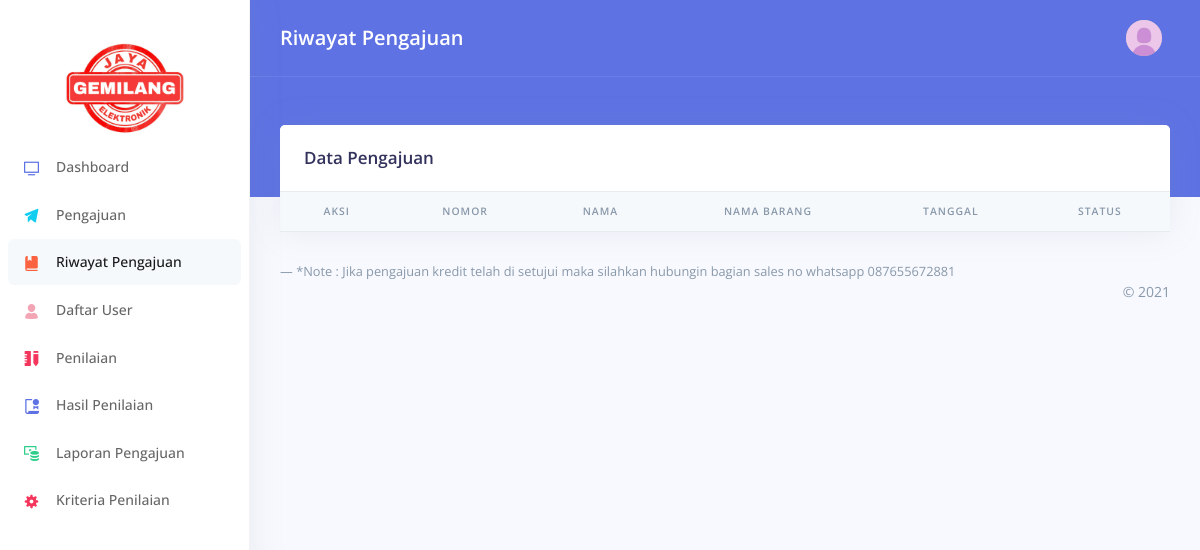
Before: /index.php/submissionhist with the older database file.
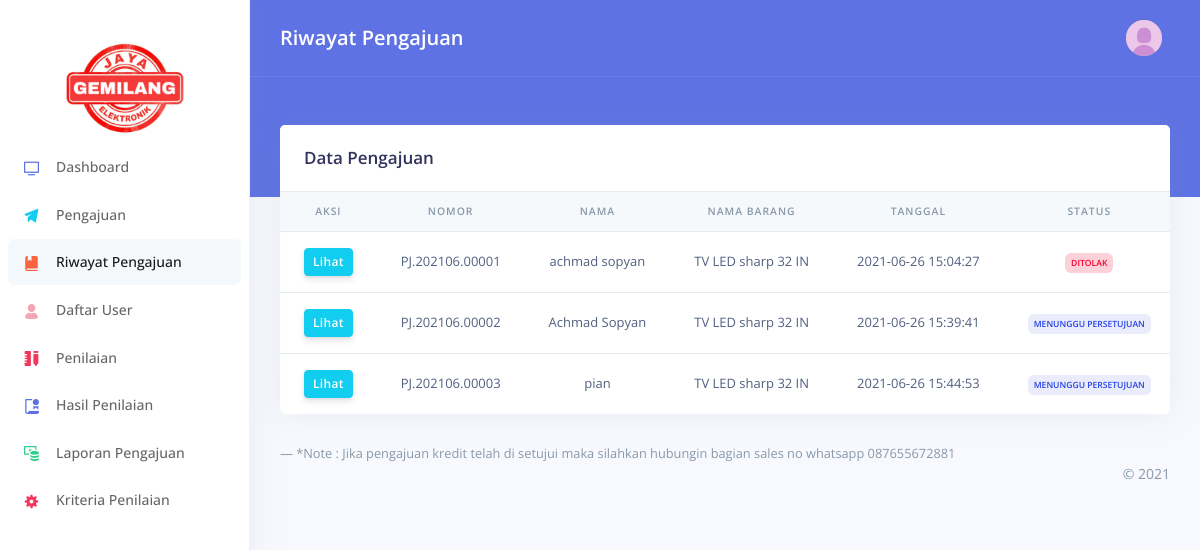
After: the same page with the newer database file.
### tables this page shows
CREATE TABLE `submission` (
  `id` int(11) NOT NULL,
  `sub_number` varchar(15) DEFAULT NULL,
  `user_id` int(11) DEFAULT NULL,
  `name` varchar(255) DEFAULT NULL,
  `nik` varchar(15) DEFAULT NULL,
  `store_addr` text DEFAULT NULL,
  `home_addr` text DEFAULT NULL,
  `phone` varchar(15) DEFAULT NULL,
  `item` int(11) DEFAULT NULL,
  `item_name` varchar(255) DEFAULT NULL,
  `installment` int(11) DEFAULT NULL,
  `installment_name` varchar(255) DEFAULT NULL,
  `dp` decimal(10,2) DEFAULT NULL,
  `ktp` varchar(255) DEFAULT NULL,
  `kk` varchar(255) DEFAULT NULL,
  `status` varchar(255) DEFAULT NULL,
  `score` int(3) DEFAULT NULL,
  `insert_date` datetime DEFAULT NULL,
  `review_date` datetime DEFAULT NULL
);

### application/core/MY_Controller.php (called while the page is built, shortened)
<?php if (!defined('BASEPATH')) exit('No direct script access allowed');
class Core_Controller extends CI_Controller
{
  public function template($view = "", $title = "", $data = [])
  {
    $dta['content'] = $view;
    $dta['site_title'] = "Creditapp";
    $dta['site_subtitle'] = $title;
    $pass = array_merge($dta, $data);
    $this->load->view('template_v', $pass);
  }
}

### application/controllers/SubmissionHist.php (called while the page is built, shortened)
<?php
class SubmissionHist extends Core_Controller
{
  public function index()
  {
    $uid = $this->session->userdata('user_id');
    $data['subs'] = $this->Submission_m->getSubmission("", $uid)->result_array();
    $this->template("submission_hist_v", "Riwayat Pengajuan", $data);
  }
}

### index.php (called while the page is built, shortened)
<?php
require_once BASEPATH.'core/CodeIgniter.php';

### application/models/Submission_m.php (called while the page is built, shortened)
<?php if (!defined('BASEPATH')) exit('No direct script access allowed');
class Submission_m extends CI_Model
{
  public function getSubmission($id = "", $user = "")
  {
    return $this->db->get("submission");
  }
}

### application/views/submission_hist_v.php (the view, shortened to what this page needs)
<div class="row">
  <div class="col-xl-12">
    <div class="card">
      <div class="card-header border-0">
        <div class="row align-items-center">
          <div class="col">
            <h3 class="mb-0">Data Pengajuan</h3>
          </div>
        </div>
      </div>
      <div class="table-responsive">
        <table class="table align-items-center table-flush">
          <thead class="thead-light">
            <tr align="center">
              <th scope="col">Aksi</th>
              <th scope="col">Nomor</th>
              <th scope="col">Nama</th>
              <th scope="col">Nama Barang</th>
              <th scope="col">Tanggal</th>
              <th scope="col">Status</th>
            </tr>
          </thead>
          <tbody>
            <?php foreach ((array)$subs as $key => $value) {
              $bd = $value['status'] == "Disetujui" ? "success" : ($value['status'] == "Ditolak" ? "danger" : "primary");
            ?>
              <tr>
                <td align="center">
                  <a class="btn btn-sm btn-info" href="<?= site_url('submissionhist/detail/' . $value['id']) ?>">Lihat</a>
                </td>
                <td align="center"><?= $value['sub_number'] ?></td>
                <td align="center"><?= $value['name'] ?></td>
                <td><?= $value['item_name'] ?></td>
                <td align="center"><?= $value['insert_date'] ?></td>
                <td align="center">
                  <div class="badge badge-<?= $bd ?>"><?= $value['status'] ?></div>
                </td>
              </tr>
            <?php } ?>
          </tbody>
        </table>
      </div>
    </div>
  </div>
</div>
<div class="row">
  <div class="col-xl-12">
    <footer class="blockquote-footer">*Note : Jika pengajuan kredit telah di setujui maka silahkan hubungin bagian sales no whatsapp 087655672881</footer>
  </div>
</div>

Changed rows visible on the page:
added submission: sub_number "PJ.202106.00001", name "achmad sopyan", item_name "TV LED sharp 32 IN", insert_date "2021-06-26 15:04:27", status "DITOLAK"
added submission: sub_number "PJ.202106.00002", name "Achmad Sopyan", item_name "TV LED sharp 32 IN", insert_date "2021-06-26 15:39:41", status "MENUNGGU PERSETUJUAN"
added submission: sub_number "PJ.202106.00003", name "pian", item_name "TV LED sharp 32 IN", insert_date "2021-06-26 15:44:53", status "MENUNGGU PERSETUJUAN"
